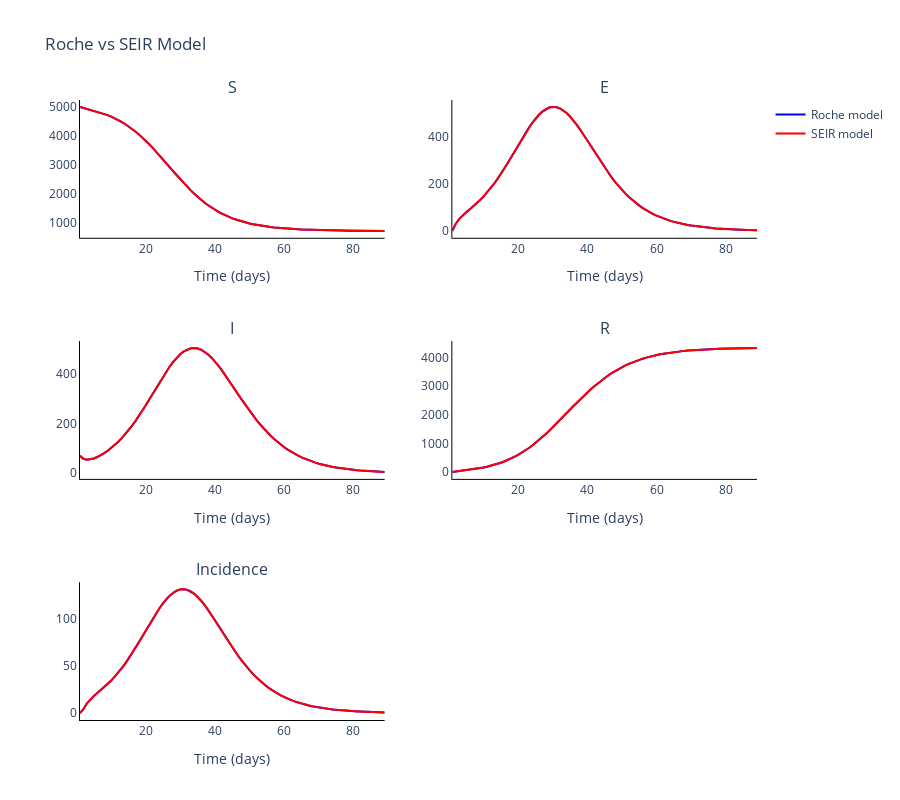

Write notebook code for a chart like this one.
### Markdown cell above
### Plot the comparments of the two models against each other

### Code cell
# Trace names - represent the solver used for the simulation
trace_name = ['Roche model', 'SEIR model']

# Compartment list - type and age
comparments = []
for n in seir_model.output_names():
    comparments.append('{}'.format(n))

fig = go.Figure()
fig = make_subplots(
    rows=int(np.ceil(len(comparments)/2)), cols=2, subplot_titles=tuple('{}'.format(comparment) for comparment in comparments)
)

# Plot for each comparment
for c, comparment in enumerate(comparments):
    # Plot (line plot for each solver method for each age)
    for a, age in enumerate(age_groups):
        if c != 0:
            for o, out in enumerate(outputs):
                fig.add_trace(
                    go.Scatter(
                        y=out[:, c*len(age_groups)+a],
                        x=roche_parameters.simulation_parameters.times,
                        mode='lines',
                        name=trace_name[o],
                        line_color=colours[o],
                        showlegend=False
                    ),
                    row= int(np.floor(c / 2)) + 1,
                    col= c % 2 + 1
                )
        
        else:
            for o, out in enumerate(outputs):
                fig.add_trace(
                    go.Scatter(
                        y=out[:, c*len(age_groups)+a],
                        x=roche_parameters.simulation_parameters.times,
                        mode='lines',
                        name=trace_name[o],
                        line_color=colours[o]
                    ),
                    row= int(np.floor(c / 2)) + 1,
                    col= c % 2 + 1
                )

# Add axis labels
fig.update_layout(
    boxmode='group',
    title='Roche vs SEIR Model', 
    width=900, 
    height=800,
    plot_bgcolor='white',
    xaxis=dict(linecolor='black', title='Time (days)'),
    yaxis=dict(linecolor='black'),
    xaxis2=dict(linecolor='black', title='Time (days)'),
    yaxis2=dict(linecolor='black'),
    xaxis3=dict(linecolor='black', title='Time (days)'),
    yaxis3=dict(linecolor='black'),
    xaxis4=dict(linecolor='black', title='Time (days)'),
    yaxis4=dict(linecolor='black'),
    xaxis5=dict(linecolor='black', title='Time (days)'),
    yaxis5=dict(linecolor='black'))

fig.write_image('images/Roche_SEIR.pdf')
fig.show()
